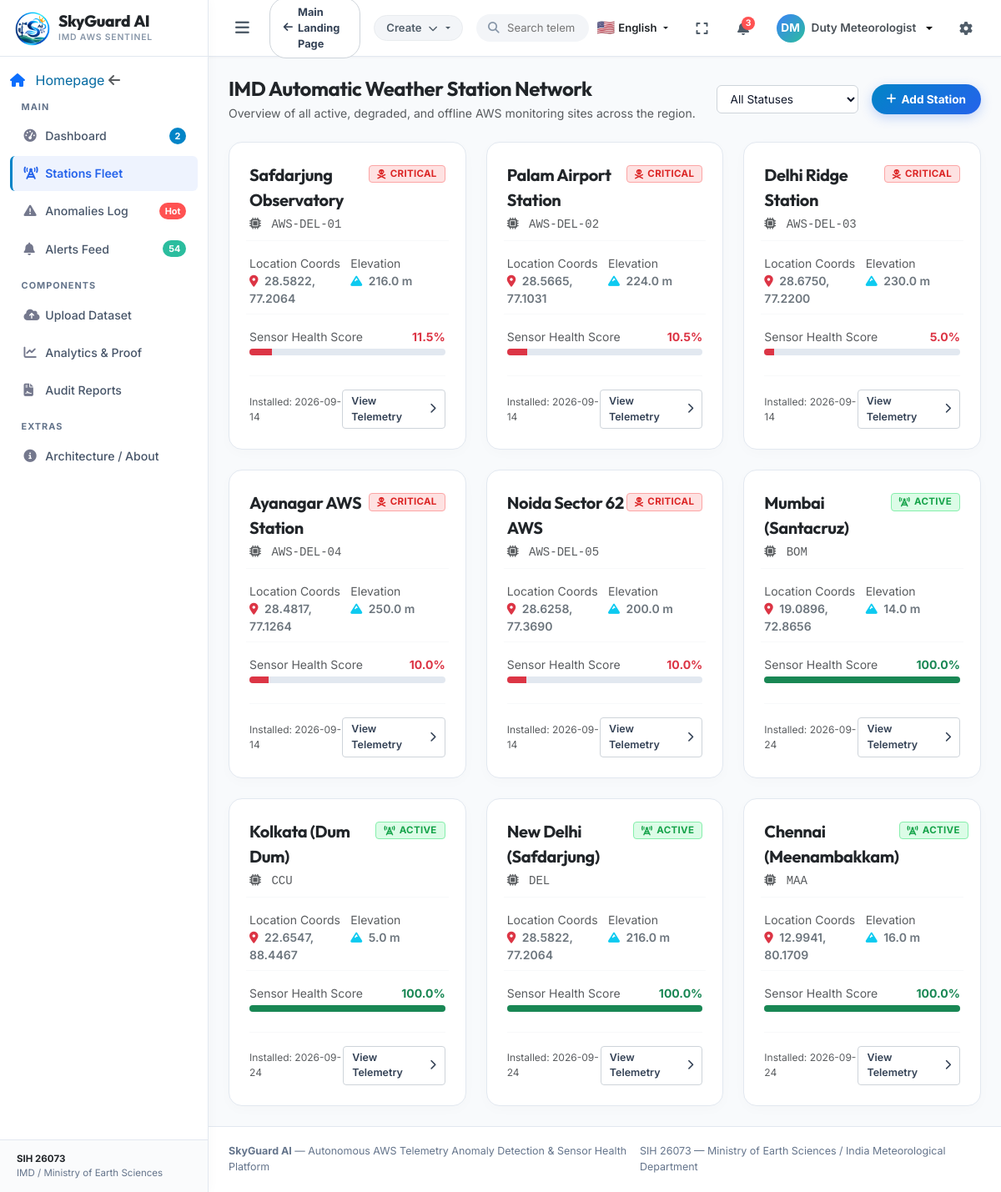
Page /stations/ on the earlier database version.
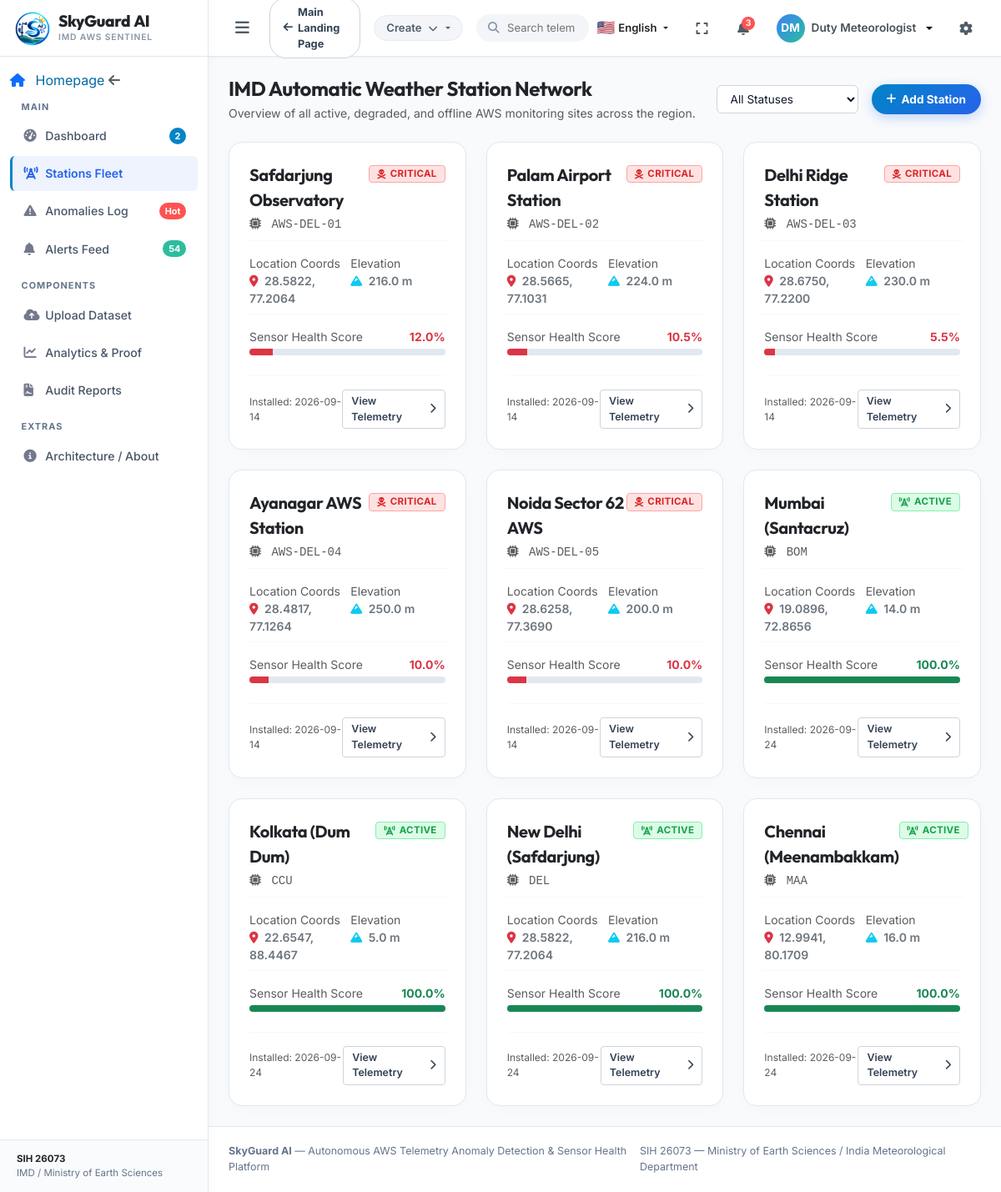
Same page on the later database version.
### core/models.py (models this page shows, shortened)
class Station(models.Model):
    STATUS_CHOICES = [
        ('ACTIVE', 'Active / Operational'),
        ('WARNING', 'Warning / Degraded Sensors'),
        ('CRITICAL', 'Critical / Multiple Sensor Faults'),
        ('OFFLINE', 'Offline / Comm Failure'),
    ]
    station_id = models.CharField(max_length=50, primary_key=True, help_text="Unique Station Identifier (e.g. AWS-IND-0101)")
    name = models.CharField(max_length=150, help_text="Station display name")
    latitude = models.FloatField(help_text="Latitude in decimal degrees")
    longitude = models.FloatField(help_text="Longitude in decimal degrees")
    elevation = models.FloatField(default=0.0, help_text="Elevation above sea level in meters")
    status = models.CharField(max_length=20, choices=STATUS_CHOICES, default='ACTIVE')
    installation_date = models.DateField(default=timezone.now)
    created_at = models.DateTimeField(auto_now_add=True)
    updated_at = models.DateTimeField(auto_now=True)
    class Meta:
        ordering = ['station_id']

### core/dashboard_views.py (the view)
# urls.py: path('stations/', stations_list_view, name='stations-list'),
def stations_list_view(request):
    stations = list(Station.objects.all())
    for st in stations:
        avg = SensorHealth.objects.filter(station=st).aggregate(Avg('health_score'))['health_score__avg']
        st.health_score = round(avg, 1) if avg is not None else 100.0
    context = {
        'stations': stations,
    }
    return render(request, 'monitoring/stations.html', context)

### templates/monitoring/stations.html (shortened to what the changed rows need)
{% extends 'monitoring/base.html' %}
{% load static %}
{% block content %}
<div class="row g-4" id="station-cards-container">
    {% for st in stations %}
    <div class="col-xl-4 col-md-6 station-card-item" data-status="{{ st.status }}" data-name="{{ st.name }}" data-id="{{ st.station_id }}">
        <div class="card-custom card-custom-hover h-100 mb-0 d-flex flex-column justify-content-between">
            <div>
                <div class="d-flex justify-content-between align-items-start mb-3">
                    <div>
                        <a href="{% url 'station-detail' st.station_id %}" class="fs-5 font-heading text-dark fw-bold d-block text-decoration-none">
                            {{ st.name }}
                        </a>
                        <span class="text-muted font-monospace small"><i class="fa-solid fa-microchip me-1"></i> {{ st.station_id }}</span>
                    </div>
                    <div>
                        {% if st.status == 'ACTIVE' %}
                        <span class="sg-badge sg-badge-active"><i class="fa-solid fa-tower-cell"></i> Active</span>
                        {% elif st.status == 'WARNING' %}
                        <span class="sg-badge sg-badge-warning"><i class="fa-solid fa-triangle-exclamation"></i> Warning</span>
                        {% elif st.status == 'CRITICAL' %}
                        <span class="sg-badge sg-badge-critical"><i class="fa-solid fa-skull-crossbones"></i> Critical</span>
                        {% else %}
                        <span class="sg-badge sg-badge-offline"><i class="fa-solid fa-power-off"></i> Offline</span>
                        {% endif %}
                    </div>
                </div>
                <div class="row g-2 mb-3 py-2 border-top border-bottom border-light small">
                    <div class="col-6">
                        <span class="text-muted d-block">Location Coords</span>
                        <span class="text-secondary fw-semibold"><i class="fa-solid fa-location-dot text-danger me-1"></i> {{ st.latitude|floatformat:4 }}, {{ st.longitude|floatformat:4 }}</span>
                    </div>
                    <div class="col-6">
                        <span class="text-muted d-block">Elevation</span>
                        <span class="text-secondary fw-semibold"><i class="fa-solid fa-mountain me-1 text-info"></i> {{ st.elevation }} m</span>
                    </div>
                </div>
                <div class="mb-2">
                    <div class="d-flex justify-content-between align-items-center mb-1 small">
                        <span class="text-muted">Sensor Health Score</span>
                        <strong class="{% if st.health_score >= 80 %}text-success{% elif st.health_score >= 50 %}text-warning{% else %}text-danger{% endif %}">
                            {{ st.health_score }}%
                        </strong>
                    </div>
                    <div class="progress" style="height: 8px; background: #e2e8f0;">
                        <div class="progress-bar {% if st.health_score >= 80 %}bg-success{% elif st.health_score >= 50 %}bg-warning{% else %}bg-danger{% endif %}"
                             role="progressbar" style="width: {{ st.health_score }}%;"></div>
                    </div>
                </div>
            </div>
            <div class="mt-3 pt-3 border-top border-light d-flex justify-content-between align-items-center">
                <span class="text-muted extra-small" style="font-size: 0.75rem;">
                    Installed: {{ st.installation_date|date:"Y-m-d" }}
                </span>
                <a href="{% url 'station-detail' st.station_id %}" class="btn-custom btn-secondary-custom btn-sm-custom">
                    View Telemetry <i class="fa-solid fa-chevron-right ms-1"></i>
                </a>
            </div>
        </div>
    </div>
    {% endfor %}
</div>
{% endblock %}

Differences in the rows shown:
changed Station "Safdarjung Observatory": health_score "11.5" → "12.0"; {{ st.health_score }} 11.5 → 12.0 (drawn)
changed Station "Delhi Ridge Station": health_score "5.0" → "5.5"; {{ st.health_score }} 5.0 → 5.5 (drawn)
